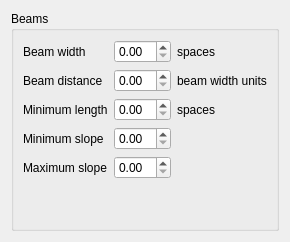
     <widget class="QWidget" name="Seite">
      <layout class="QVBoxLayout" name="verticalLayout_14">
       <item>
        <widget class="QGroupBox" name="groupBox_6">
         <property name="title">
          <string>Beams</string>
         </property>
         <property name="flat">
          <bool>true</bool>
         </property>
         <layout class="QGridLayout" name="gridLayout_2">
          <item row="0" column="0">
           <widget class="QLabel" name="label_62">
            <property name="text">
             <string>Beam width</string>
            </property>
           </widget>
          </item>
          <item row="0" column="1">
           <widget class="QDoubleSpinBox" name="beamWidth"/>
          </item>
          <item row="0" column="2">
           <widget class="QLabel" name="label_55">
            <property name="text">
             <string>spaces</string>
            </property>
           </widget>
          </item>
          <item row="1" column="0">
           <widget class="QLabel" name="label_57">
            <property name="text">
             <string>Beam distance</string>
            </property>
           </widget>
          </item>
          <item row="1" column="1">
           <widget class="QDoubleSpinBox" name="beamDistance"/>
          </item>
          <item row="1" column="2">
           <widget class="QLabel" name="label_58">
            <property name="text">
             <string>beam width units</string>
            </property>
           </widget>
          </item>
          <item row="2" column="0">
           <widget class="QLabel" name="label_59">
            <property name="text">
             <string>Minimum length</string>
            </property>
           </widget>
          </item>
          <item row="2" column="1">
           <widget class="QDoubleSpinBox" name="beamMinLen"/>
          </item>
          <item row="2" column="2">
           <widget class="QLabel" name="label_60">
            <property name="text">
             <string>spaces</string>
            </property>
           </widget>
          </item>
          <item row="3" column="0">
           <widget class="QLabel" name="label_61">
            <property name="text">
             <string>Minimum slope</string>
            </property>
           </widget>
          </item>
          <item row="3" column="1">
           <widget class="QDoubleSpinBox" name="beamMinSlope">
            <property name="maximum">
             <double>1.000000000000000</double>
            </property>
            <property name="singleStep">
             <double>0.100000000000000</double>
            </property>
           </widget>
          </item>
          <item row="4" column="0">
           <widget class="QLabel" name="label_56">
            <property name="text">
             <string>Maximum slope</string>
            </property>
           </widget>
          </item>
          <item row="4" column="1">
           <widget class="QDoubleSpinBox" name="beamMaxSlope">
            <property name="maximum">
             <double>1.000000000000000</double>
            </property>
            <property name="singleStep">
             <double>0.100000000000000</double>
            </property>
           </widget>
          </item>
          <item row="5" column="0">
           <spacer name="verticalSpacer_7">
            <property name="orientation">
             <enum>Qt::Vertical</enum>
            </property>
            <property name="sizeHint" stdset="0">
             <size>
              <width>20</width>
              <height>40</height>
             </size>
            </property>
           </spacer>
          </item>
         </layout>
        </widget>
       </item>
      </layout>
     </widget>
